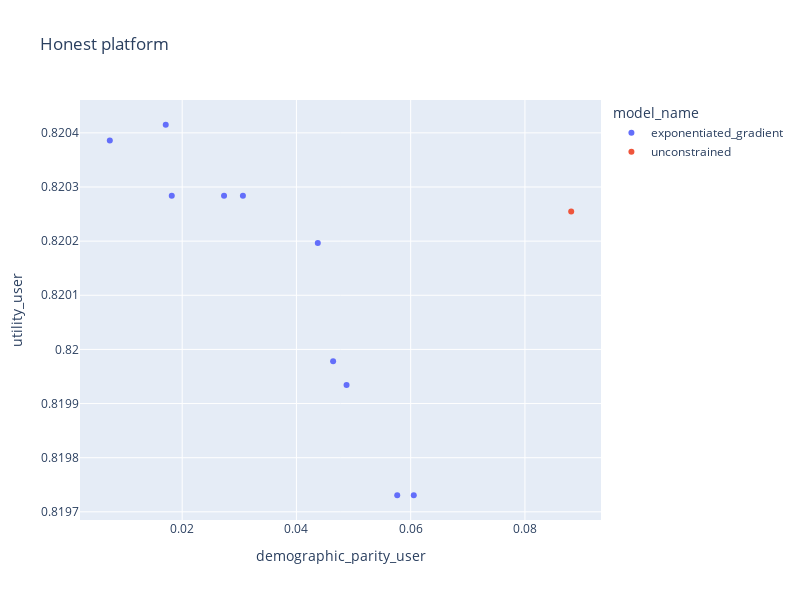

Here is the notebook cell this chart was saved with:
### Code cell
fig = px.scatter(
    audit.filter(
        pl.col("detection_tnr") == 1.0,
        pl.col("detection_tpr") == 1.0,
        pl.col("strategy") == "honest",
    ),
    x="demographic_parity_user",
    y="utility_user",
    color="model_name",
    category_orders={"strategy": audit["strategy"].unique().sort().to_list()},
    height=600,
    width=800,
    title="Honest platform",
)
fig.show()

### Figure 1 — Plotly figure (JSON) as saved in the notebook; plotly's stock layout.template omitted (floating-point values rounded to 4 significant figures)
{"data": [{"hovertemplate": "model_name=exponentiated_gradient<br>demographic_parity_user=%{x}<br>utility_user=%{y}<extra></extra>", "legendgroup": "exponentiated_gradient", "marker": {"color": "#636efa", "symbol": "circle"}, "mode": "markers", "name": "exponentiated_gradient", "orientation": "v", "showlegend": true, "type": "scatter", "x": [0.05764, 0.04877, 0.06054, 0.04642, 0.04374, 0.03063, 0.00733, 0.02733, 0.01712, 0.01818], "xaxis": "x", "y": [0.8197, 0.8199, 0.8197, 0.82, 0.8202, 0.8203, 0.8204, 0.8203, 0.8204, 0.8203], "yaxis": "y"}, {"hovertemplate": "model_name=unconstrained<br>demographic_parity_user=%{x}<br>utility_user=%{y}<extra></extra>", "legendgroup": "unconstrained", "marker": {"color": "#EF553B", "symbol": "circle"}, "mode": "markers", "name": "unconstrained", "orientation": "v", "showlegend": true, "type": "scatter", "x": [0.0881], "xaxis": "x", "y": [0.8203], "yaxis": "y"}], "layout": {"height": 600, "legend": {"title": {"text": "model_name"}, "tracegroupgap": 0}, "title": {"text": "Honest platform"}, "width": 800, "xaxis": {"anchor": "y", "domain": [0, 1], "title": {"text": "demographic_parity_user"}}, "yaxis": {"anchor": "x", "domain": [0, 1], "title": {"text": "utility_user"}}}}
